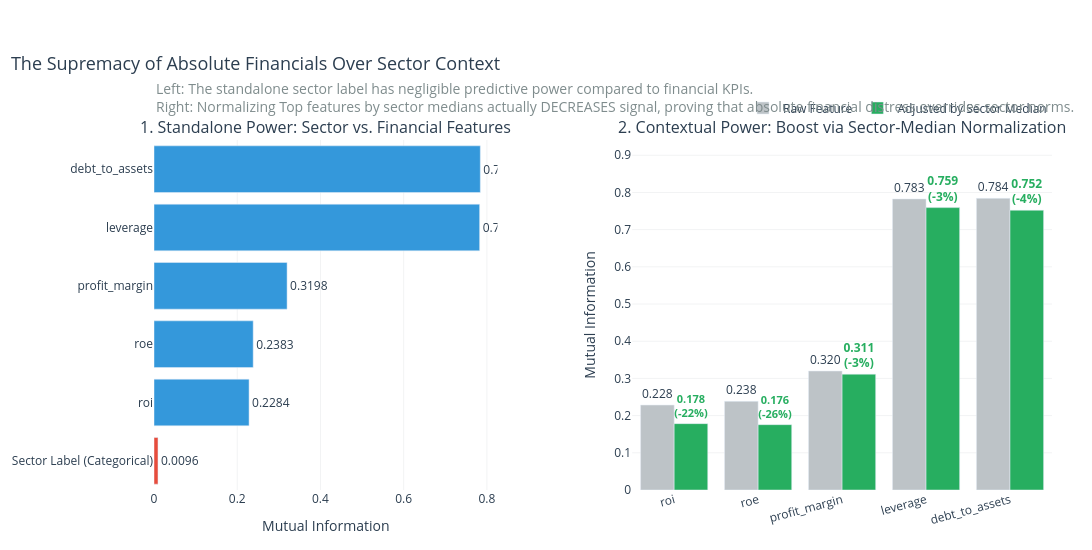

Notebook cell for this chart:
### Code cell
# ──────────────────────────────────────────────────────────────────
# 1. SETUP E PREPARAZIONE DATI DINAMICA
# ──────────────────────────────────────────────────────────────────
df = train_df.copy()
TARGET = "financial_health_class"

# Mappatura ATECO (Manteniamo questa per raggruppare i codici in macro-settori leggibili)
ateco_map = {
    (10, 33): "Manufacturing", (41, 43): "Construction", (45, 47): "Wholesale & Retail",
    (55, 56): "Accommodation & Food", (58, 63): "Information & Communication",
    (68, 68): "Real Estate", (69, 75): "Professional & Scientific", (77, 82): "Admin & Support"
}

def get_sector_name(code):
    try:
        code_int = int(code)
        for (lo, hi), name in ateco_map.items():
            if lo <= code_int <= hi: return name
    except: pass
    return "Other"

df["sector_name"] = df["ateco_sector"].astype(str).str.zfill(2).apply(get_sector_name)

# ──────────────────────────────────────────────────────────────────
# 2. SELEZIONE AUTOMATICA DELLE TOP 5 FEATURE (Senza Hardcoding)
# ──────────────────────────────────────────────────────────────────
print("Calcolo dinamico della Mutual Information sulle feature numeriche...")

# Troviamo tutte le feature numeriche escludendo ID, Anno, Target e ATECO
exclude_cols = ["company_id", "proxy_id", "fiscal_year", "ateco_sector", TARGET]
num_cols = [c for c in df.select_dtypes(include=[np.number]).columns if c not in exclude_cols]

# Per un calcolo rapido e robusto della MI, gestiamo temporaneamente i NaN
df_mi_calc = df[num_cols + [TARGET]].dropna()
y_enc_full = LabelEncoder().fit_transform(df_mi_calc[TARGET])

# Calcoliamo la MI di base per tutte le feature numeriche
mi_raw_all = mutual_info_classif(df_mi_calc[num_cols], y_enc_full, random_state=42)
mi_series = pd.Series(mi_raw_all, index=num_cols).sort_values(ascending=False)

# Selezioniamo automaticamente le Top 5 feature più forti
TOP_5_FEATURES = mi_series.head(5).index.tolist()

# Calcoliamo anche la MI del Settore (Categorica) come Standalone
df_sec = df[["sector_name", TARGET]].dropna()
X_sec_enc = LabelEncoder().fit_transform(df_sec["sector_name"]).reshape(-1, 1)
y_sec_enc = LabelEncoder().fit_transform(df_sec[TARGET])
mi_sector_standalone = mutual_info_classif(X_sec_enc, y_sec_enc, discrete_features=True, random_state=42)[0]

# ──────────────────────────────────────────────────────────────────
# 3. ENGINEERING: CALCOLO DEL BOOST PREDITTIVO (Feature vs Mediana)
# ──────────────────────────────────────────────────────────────────
mi_results = []
df_clean = df.dropna(subset=TOP_5_FEATURES + ["sector_name", TARGET]).copy()
y_enc_clean = LabelEncoder().fit_transform(df_clean[TARGET])

for col in TOP_5_FEATURES:
    # Feature Raw
    mi_raw = mutual_info_classif(df_clean[[col]], y_enc_clean, random_state=42)[0]
    
    # Feature Relative: Calcoliamo dinamicamente la differenza dalla Mediana di Settore
    med_col = df_clean.groupby("sector_name")[col].transform("median")
    df_clean[f"{col}_rel_med"] = df_clean[col] - med_col
    
    mi_rel = mutual_info_classif(df_clean[[f"{col}_rel_med"]], y_enc_clean, random_state=42)[0]
    
    mi_results.append({
        "Feature": col,
        "MI_Raw": mi_raw,
        "MI_Relative": mi_rel,
        "Boost_Pct": ((mi_rel - mi_raw) / mi_raw) * 100 if mi_raw > 0 else 0
    })

results_df = pd.DataFrame(mi_results).sort_values(by="MI_Raw", ascending=True)

# ──────────────────────────────────────────────────────────────────
# 4. CREAZIONE DELLA VISUALIZZAZIONE "AUDIT-FRIENDLY"
# ──────────────────────────────────────────────────────────────────
fig = make_subplots(
    rows=1, cols=2,
    column_widths=[0.45, 0.55],
    horizontal_spacing=0.15,
    subplot_titles=[
        "1. Standalone Power: Sector vs. Financial Features",
        "2. Contextual Power: Boost via Sector-Median Normalization"
    ]
)

# --- PANNELO 1: Sector Label vs Top Financial Features ---
names = ["Sector Label (Categorical)"] + results_df["Feature"].tolist()
values = [mi_sector_standalone] + results_df["MI_Raw"].tolist()
colors = ["#E74C3C"] + ["#3498DB"] * len(results_df)

fig.add_trace(
    go.Bar(
        x=values,
        y=names,
        orientation='h',
        marker_color=colors,
        text=[f"{v:.4f}" for v in values],
        textposition="outside",
        showlegend=False
    ),
    row=1, col=1
)

# --- PANNELLO 2: Raw vs Sector-Relative Features ---
fig.add_trace(
    go.Bar(
        name="Raw Feature",
        x=results_df["Feature"],
        y=results_df["MI_Raw"],
        marker_color="#BDC3C7",
        text=[f"{v:.3f}" for v in results_df["MI_Raw"]],
        textposition="outside"
    ),
    row=1, col=2
)

fig.add_trace(
    go.Bar(
        name="Adjusted by Sector Median",
        x=results_df["Feature"],
        y=results_df["MI_Relative"],
        marker_color="#27AE60",
        text=[f"{v:.3f}<br>(+{b:.0f}%)" if b > 0 else f"{v:.3f}<br>({b:.0f}%)" 
              for v, b in zip(results_df["MI_Relative"], results_df["Boost_Pct"])],
        textposition="outside",
        textfont=dict(color="#27AE60", weight="bold")
    ),
    row=1, col=2
)

## --- Layout Formale e Pulito ---
fig.update_layout(
    title=dict(
        text="The Supremacy of Absolute Financials Over Sector Context",
        font=dict(size=18, color="#2C3E50"),
        x=0.01
    ),
    barmode='group',
    paper_bgcolor="white",
    plot_bgcolor="white",
    font=dict(color="#2C3E50", size=12),
    margin=dict(t=140, l=20, r=40, b=60), 
    height=550, width=1200,
    legend=dict(orientation="h", yanchor="bottom", y=1.05, xanchor="right", x=1)
)

# Sottotitolo aggiornato con la REALE scoperta guidata dai dati
fig.add_annotation(
    text="Left: The standalone sector label has negligible predictive power compared to financial KPIs.<br>"
         "Right: Normalizing Top features by sector medians actually DECREASES signal, proving that absolute financial distress overrides sector norms.",
    xref="paper", yref="paper",
    x=0.0, y=1.18, 
    showarrow=False,
    font=dict(size=14, color="#7F8C8D"),
    align="left"
)

# Assi Pannello 1
fig.update_xaxes(title_text="Mutual Information", showgrid=True, gridcolor="#F2F3F4", row=1, col=1)
# Assi Pannello 2
fig.update_yaxes(title_text="Mutual Information", showgrid=True, gridcolor="#F2F3F4", range=[0, results_df["MI_Raw"].max() * 1.2], row=1, col=2)
fig.update_xaxes(tickangle=-15, row=1, col=2)

# Salvataggio
OUTPUT_PATH = "analysis_output"
os.makedirs(OUTPUT_PATH, exist_ok=True)
p = os.path.join(OUTPUT_PATH, "audit_sector_power_dynamic.png")
fig.write_image(p, scale=2)

fig.show()

### Figure 1 — Plotly figure (JSON) as saved in the notebook; plotly's stock layout.template omitted (floating-point values rounded to 4 significant figures)
{"data": [{"marker": {"color": ["#E74C3C", "#3498DB", "#3498DB", "#3498DB", "#3498DB", "#3498DB"]}, "orientation": "h", "showlegend": false, "text": ["0.0096", "0.2284", "0.2383", "0.3198", "0.7826", "0.7842"], "textposition": "outside", "type": "bar", "x": [0.009587, 0.2284, 0.2383, 0.3198, 0.7826, 0.7842], "xaxis": "x", "y": ["Sector Label (Categorical)", "roi", "roe", "profit_margin", "leverage", "debt_to_assets"], "yaxis": "y"}, {"marker": {"color": "#BDC3C7"}, "name": "Raw Feature", "text": ["0.228", "0.238", "0.320", "0.783", "0.784"], "textposition": "outside", "type": "bar", "x": ["roi", "roe", "profit_margin", "leverage", "debt_to_assets"], "xaxis": "x2", "y": [0.2284, 0.2383, 0.3198, 0.7826, 0.7842], "yaxis": "y2"}, {"marker": {"color": "#27AE60"}, "name": "Adjusted by Sector Median", "text": ["0.178<br>(-22%)", "0.176<br>(-26%)", "0.311<br>(-3%)", "0.759<br>(-3%)", "0.752<br>(-4%)"], "textfont": {"color": "#27AE60", "weight": "bold"}, "textposition": "outside", "type": "bar", "x": ["roi", "roe", "profit_margin", "leverage", "debt_to_assets"], "xaxis": "x2", "y": [0.1785, 0.1756, 0.3115, 0.7592, 0.7522], "yaxis": "y2"}], "layout": {"annotations": [{"font": {"size": 16}, "showarrow": false, "text": "1. Standalone Power: Sector vs. Financial Features", "x": 0.1913, "xanchor": "center", "xref": "paper", "y": 1, "yanchor": "bottom", "yref": "paper"}, {"font": {"size": 16}, "showarrow": false, "text": "2. Contextual Power: Boost via Sector-Median Normalization", "x": 0.7662, "xanchor": "center", "xref": "paper", "y": 1, "yanchor": "bottom", "yref": "paper"}, {"align": "left", "font": {"color": "#7F8C8D", "size": 14}, "showarrow": false, "text": "Left: The standalone sector label has negligible predictive power compared to financial KPIs.<br>Right: Normalizing Top features by sector medians actually DECREASES signal, proving that absolute financial distress overrides sector norms.", "x": 0, "xref": "paper", "y": 1.18, "yref": "paper"}], "barmode": "group", "font": {"color": "#2C3E50", "size": 12}, "height": 550, "legend": {"orientation": "h", "x": 1, "xanchor": "right", "y": 1.05, "yanchor": "bottom"}, "margin": {"b": 60, "l": 20, "r": 40, "t": 140}, "paper_bgcolor": "white", "plot_bgcolor": "white", "title": {"font": {"color": "#2C3E50", "size": 18}, "text": "The Supremacy of Absolute Financials Over Sector Context", "x": 0.01}, "width": 1200, "xaxis": {"anchor": "y", "domain": [0, 0.3825], "gridcolor": "#F2F3F4", "showgrid": true, "title": {"text": "Mutual Information"}}, "xaxis2": {"anchor": "y2", "domain": [0.5325, 1], "tickangle": -15}, "yaxis": {"anchor": "x", "domain": [0, 1]}, "yaxis2": {"anchor": "x2", "domain": [0, 1], "gridcolor": "#F2F3F4", "range": [0, 0.941], "showgrid": true, "title": {"text": "Mutual Information"}}}}
